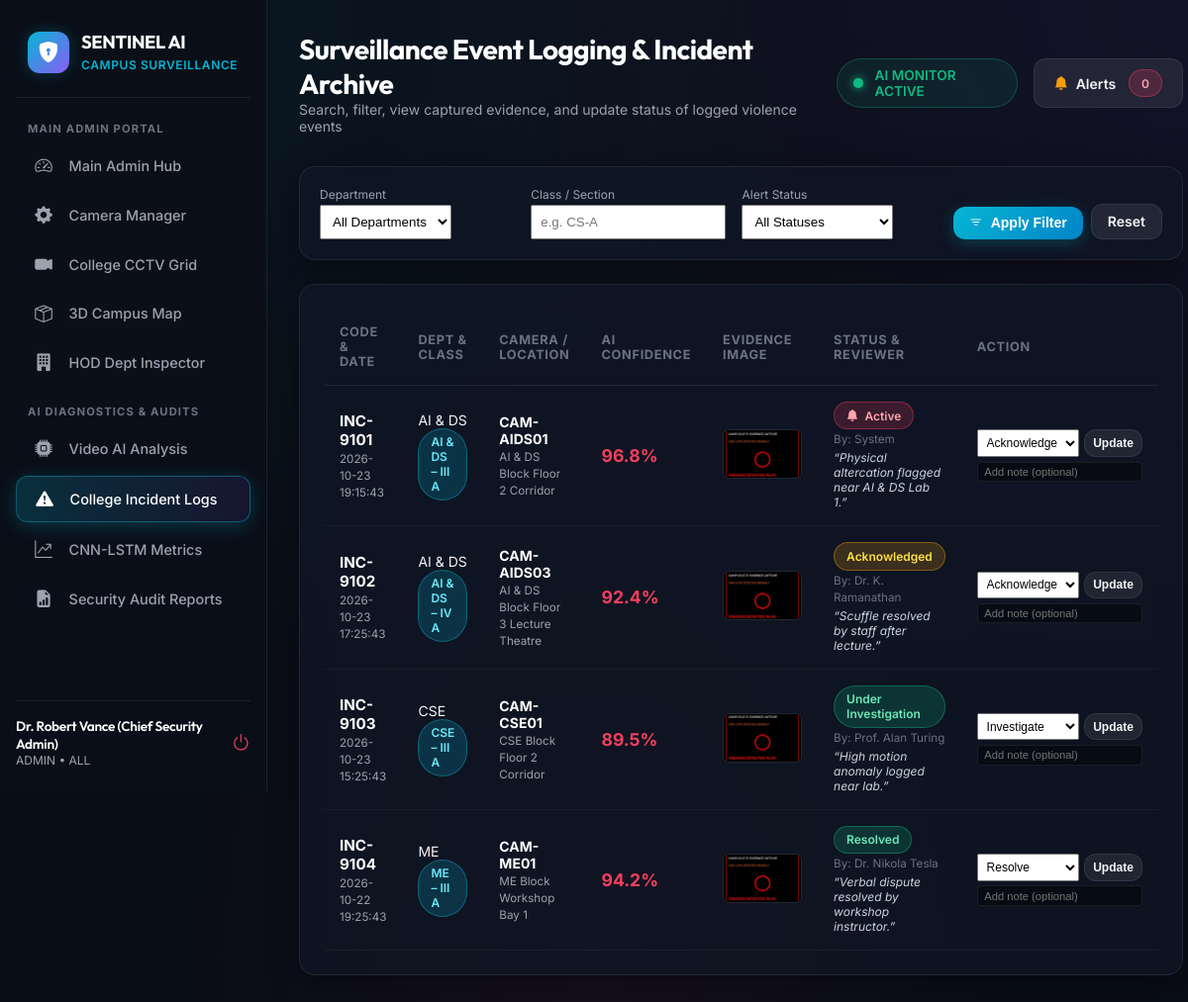
Page /incident_history (signed in) on the committed database.
### tables this page shows
CREATE TABLE incidents (
        id INTEGER PRIMARY KEY AUTOINCREMENT,
        incident_code TEXT UNIQUE NOT NULL,
        timestamp TEXT NOT NULL,
        camera_id TEXT NOT NULL,
        department TEXT NOT NULL,
        class_section TEXT NOT NULL,
        location TEXT NOT NULL,
        confidence_score REAL NOT NULL,
        evidence_image TEXT NOT NULL,
        status TEXT NOT NULL DEFAULT 'Alert Active',
        acknowledged_by TEXT,
        notes TEXT
    );

### app.py (the view)
    def wrapper(*args, **kwargs):
        if 'user_id' not in session:
            return redirect(url_for('login'))
        return f(*args, **kwargs)

### app.py (called while the page is built)
def hod_required(f):
    def wrapper(*args, **kwargs):
        if 'user_id' not in session:
            return redirect(url_for('login'))
        return f(*args, **kwargs)
    wrapper.__name__ = f.__name__
    return wrapper

### database.py (called while the page is built)
def get_db_connection():
    conn = sqlite3.connect(DB_PATH, timeout=30.0)
    conn.row_factory = sqlite3.Row
    return conn

### templates/incident_history.html (shortened to what this page needs)
{% extends 'base.html' %}
{% block page_title %}Surveillance Event Logging & Incident Archive{% endblock %}
{% block page_subtitle %}Search, filter, view captured evidence, and update status of logged violence events{% endblock %}
{% block content %}
<div class="glass-panel" style="padding: 1.25rem; margin-bottom: 1.5rem;">
    <form action="{{ url_for('incident_history') }}" method="GET" style="display: flex; gap: 1rem; flex-wrap: wrap; align-items: center;">
        {% if session.get('role') == 'admin' %}
        <div style="flex: 1; min-width: 180px;">
            <label style="font-size: 0.75rem; color: var(--text-muted); display: block; margin-bottom: 0.2rem;">Department</label>
            <select name="department" class="form-control" style="margin-bottom: 0; padding: 0.5rem;">
                <option value="">All Departments</option>
            </select>
        </div>
        {% endif %}
        <div style="flex: 1; min-width: 140px;">
            <label style="font-size: 0.75rem; color: var(--text-muted); display: block; margin-bottom: 0.2rem;">Class / Section</label>
            <input type="text" name="class_section" class="form-control" placeholder="e.g. CS-A" value="{{ request.args.get('class_section', '') }}" style="margin-bottom: 0; padding: 0.5rem;">
        </div>
        <div style="flex: 1; min-width: 140px;">
            <label style="font-size: 0.75rem; color: var(--text-muted); display: block; margin-bottom: 0.2rem;">Alert Status</label>
            <select name="status" class="form-control" style="margin-bottom: 0; padding: 0.5rem;">
                <option value="">All Statuses</option>
            </select>
        </div>
        <div style="display: flex; align-items: flex-end; gap: 0.5rem; margin-top: auto;">
            <button type="submit" class="btn btn-primary" style="padding: 0.55rem 1rem;">
                <i class="bi bi-filter"></i> Apply Filter
            </button>
            <a href="{{ url_for('incident_history') }}" class="btn btn-secondary" style="padding: 0.55rem 1rem;">Reset</a>
        </div>
    </form>
</div>
<div class="glass-panel" style="padding: 1.5rem;">
    <div class="table-responsive">
        <table class="custom-table">
            <thead>
                <tr>
                    <th>Code & Date</th>
                    <th>Dept & Class</th>
                    <th>Camera / Location</th>
                    <th>AI Confidence</th>
                    <th>Evidence Image</th>
                    <th>Status & Reviewer</th>
                    <th>Action</th>
                </tr>
            </thead>
            <tbody>
                {% for inc in incidents %}
                <tr>
                    <td>
                        <strong style="color: #fff; font-size: 0.95rem;">{{ inc.incident_code }}</strong><br>
                        <small style="color: var(--text-muted);">{{ inc.timestamp }}</small>
                    </td>
                    <td>
                        <span>{{ inc.department }}</span><br>
                        <span class="badge badge-info">{{ inc.class_section }}</span>
                    </td>
                    <td>
                        <strong style="color: #fff;">{{ inc.camera_id }}</strong><br>
                        <small style="color: var(--text-muted);">{{ inc.location }}</small>
                    </td>
                    <td>
                        <strong style="color: var(--color-danger); font-size: 1.1rem;">{{ inc.confidence_score }}%</strong>
                    </td>
                    <td>
                        <img src="{{ inc.evidence_image }}" alt="Evidence Frame" style="width: 80px; height: 50px; object-fit: cover; border-radius: 6px; border: 1px solid var(--glass-border);">
                    </td>
                    <td>
                        {% if inc.status == 'Alert Active' %}
                        <span class="badge badge-danger"><i class="bi bi-bell-fill"></i> Active</span>
                        {% elif inc.status == 'Acknowledged' %}
                        <span class="badge badge-warning">Acknowledged</span>
                        {% else %}
                        <span class="badge badge-success">{{ inc.status }}</span>
                        {% endif %}
                        <br>
                        <small style="color: var(--text-dim);">By: {{ inc.acknowledged_by or 'System' }}</small>
                        {% if inc.notes %}
                        <div style="font-size: 0.75rem; color: #cbd5e1; margin-top: 0.25rem; font-style: italic; max-width: 200px;">
                            &ldquo;{{ inc.notes }}&rdquo;
                        </div>
                        {% endif %}
                    </td>
                    <td>
                        <form action="{{ url_for('acknowledge_incident', incident_id=inc.id) }}" method="POST" style="display: flex; flex-direction: column; gap: 0.3rem;">
                            <div style="display: flex; gap: 0.3rem;">
                                <select name="status" class="form-control" style="padding: 0.3rem; margin-bottom: 0; font-size: 0.75rem; width: auto;">
                                    <option value="Acknowledged" {% if inc.status=='Acknowledged' %}selected{% endif %}>Acknowledge</option>
                                    <option value="Under Investigation" {% if inc.status=='Under Investigation' %}selected{% endif %}>Investigate</option>
                                    <option value="Resolved" {% if inc.status=='Resolved' %}selected{% endif %}>Resolve</option>
                                </select>
                                <button type="submit" class="btn btn-secondary" style="padding: 0.3rem 0.5rem; font-size: 0.75rem;">Update</button>
                            </div>
                            <input type="text" name="notes" placeholder="Add note (optional)" style="background: rgba(0,0,0,0.4); border: 1px solid var(--glass-border); border-radius: 4px; padding: 0.2rem 0.4rem; color: #fff; font-size: 0.7rem; outline: none;">
                        </form>
                    </td>
                </tr>
                {% else %}
                <tr>
                    <td colspan="7" style="text-align: center; color: var(--text-muted); padding: 2.5rem;">No incident records match the specified filters.</td>
                </tr>
                {% endfor %}
            </tbody>
        </table>
    </div>
</div>
{% endblock %}

### templates/base.html (shortened to what this page needs)
<!DOCTYPE html>
<html lang="en">
<head>
    <link rel="stylesheet" href="https://cdn.jsdelivr.net/npm/bootstrap-icons@1.11.1/font/bootstrap-icons.css">
    <link rel="stylesheet" href="{{ url_for('static', filename='css/style.css') }}">
</head>
<body>
    <div class="app-container">
        <aside class="sidebar">
            <div class="sidebar-brand">
                <div class="brand-icon">
                    <i class="bi bi-shield-lock-fill"></i>
                </div>
                <div class="brand-text">
                    <h3>SENTINEL AI</h3>
                    <span>CAMPUS SURVEILLANCE</span>
                </div>
            </div>
            <div class="nav-section">
                {% if session.get('role') == 'admin' %}
                <div class="nav-label">Main Admin Portal</div>
                <a href="{{ url_for('admin_dashboard') }}" class="nav-link {% if request.endpoint == 'admin_dashboard' %}active{% endif %}">
                    <i class="bi bi-speedometer2"></i> <span>Main Admin Hub</span>
                </a>
                <a href="{{ url_for('camera_management') }}" class="nav-link {% if request.endpoint == 'camera_management' %}active{% endif %}">
                    <i class="bi bi-gear-fill"></i> <span>Camera Manager</span>
                </a>
                <a href="{{ url_for('live_monitoring') }}" class="nav-link {% if request.endpoint == 'live_monitoring' %}active{% endif %}">
                    <i class="bi bi-camera-video-fill"></i> <span>College CCTV Grid</span>
                </a>
                <a href="{{ url_for('campus_3d_view') }}" class="nav-link {% if request.endpoint == 'campus_3d_view' %}active{% endif %}">
                    <i class="bi bi-box-seam"></i> <span>3D Campus Map</span>
                </a>
                <a href="{{ url_for('hod_dashboard') }}" class="nav-link {% if request.endpoint == 'hod_dashboard' %}active{% endif %}">
                    <i class="bi bi-building-fill"></i> <span>HOD Dept Inspector</span>
                </a>
                <div class="nav-label" style="margin-top: 1.25rem;">AI Diagnostics & Audits</div>
                <a href="{{ url_for('video_analysis') }}" class="nav-link {% if request.endpoint == 'video_analysis' %}active{% endif %}">
                    <i class="bi bi-cpu-fill"></i> <span>Video AI Analysis</span>
                </a>
                <a href="{{ url_for('incident_history') }}" class="nav-link {% if request.endpoint == 'incident_history' %}active{% endif %}">
                    <i class="bi bi-exclamation-triangle-fill"></i> <span>College Incident Logs</span>
                </a>
                <a href="{{ url_for('model_performance') }}" class="nav-link {% if request.endpoint == 'model_performance' %}active{% endif %}">
                    <i class="bi bi-graph-up-arrow"></i> <span>CNN-LSTM Metrics</span>
                </a>
                <a href="{{ url_for('reports') }}" class="nav-link {% if request.endpoint == 'reports' %}active{% endif %}">
                    <i class="bi bi-file-earmark-bar-graph-fill"></i> <span>Security Audit Reports</span>
                </a>
                {% endif %}
            </div>
            <div class="sidebar-user">
                <div class="user-info">
                    <h4>{{ session.get('full_name', 'Authorized User') }}</h4>
                    <p>{{ session.get('role', 'User') | upper }} &bull; {{ session.get('department', 'College') }}</p>
                </div>
                <a href="{{ url_for('logout') }}" title="Secure Logout" style="color: var(--color-danger); font-size: 1.2rem;">
                    <i class="bi bi-power"></i>
                </a>
            </div>
        </aside>
        <main class="main-content">
            <header class="topbar">
                <div class="page-title">
                    <h2>{% block page_title %}Dashboard{% endblock %}</h2>
                    <p>{% block page_subtitle %}SENTINEL AI - Deep Learning CNN-LSTM Campus Surveillance Network{% endblock %}</p>
                </div>
                <div style="display: flex; align-items: center; gap: 1rem;">
                    <div class="live-ticker">
                        <span class="pulse-dot"></span>
                        AI MONITOR ACTIVE
                    </div>
                    <a href="{{ url_for('incident_history') }}" class="btn btn-secondary" style="position: relative;">
                        <i class="bi bi-bell-fill" style="color: var(--color-warning);"></i> Alerts
                        <span id="activeAlertsCount" class="badge badge-danger" style="margin-left: 0.3rem;">0</span>
                    </a>
                </div>
            </header>
            {% block content %}{% endblock %}
        </main>
    </div>
</body>
</html>

### rows in the picture
incidents: incident_code "INC-9101", timestamp "2026-10-23 19:15:43", department "AI & DS", class_section "AI & DS – III A", camera_id "CAM-AIDS01", location "AI & DS Block Floor 2 Corridor", confidence_score "96.8", evidence_image (picture), status "Alert Active" (drawn), acknowledged_by "System", notes "Physical altercation flagged near AI & DS Lab 1."
incidents: incident_code "INC-9102", timestamp "2026-10-23 17:25:43", department "AI & DS", class_section "AI & DS – IV A", camera_id "CAM-AIDS03", location "AI & DS Block Floor 3 Lecture Theatre", confidence_score "92.4", evidence_image (picture), shows "Acknowledged", acknowledged_by "Dr. K. Ramanathan", notes "Scuffle resolved by staff after lecture.", status "Acknowledge"
incidents: incident_code "INC-9103", timestamp "2026-10-23 15:25:43", department "CSE", class_section "CSE – III A", camera_id "CAM-CSE01", location "CSE Block Floor 2 Corridor", confidence_score "89.5", evidence_image (picture), status "Under Investigation", acknowledged_by "Prof. Alan Turing", notes "High motion anomaly logged near lab.", status "Investigate"
incidents: incident_code "INC-9104", timestamp "2026-10-22 19:25:43", department "ME", class_section "ME – III A", camera_id "CAM-ME01", location "ME Block Workshop Bay 1", confidence_score "94.2", evidence_image (picture), status "Resolved", acknowledged_by "Dr. Nikola Tesla", notes "Verbal dispute resolved by workshop instructor.", status "Resolve"

### other values in the picture
{{ session.get('full_name', 'Authorized User') }} "Dr. Robert Vance (Chief Security Admin)"
{{ session.get('role', 'User') | upper }} "ADMIN"
{{ session.get('department', 'College') }} "ALL"
